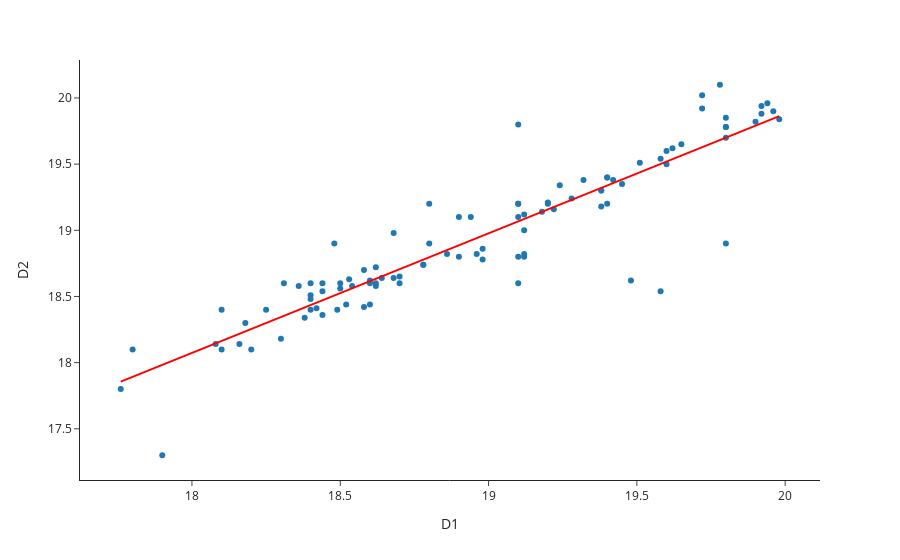

Notebook code for this chart:
### Markdown cell above
## Gráfico de linhas da medidas

### Code cell
fig = px.scatter(df, x = df['D1'], y=df['D2'], trendline='ols', template = 'simple_white')
fig.data[-1].update(line={'color':'red'})

fig.show()
